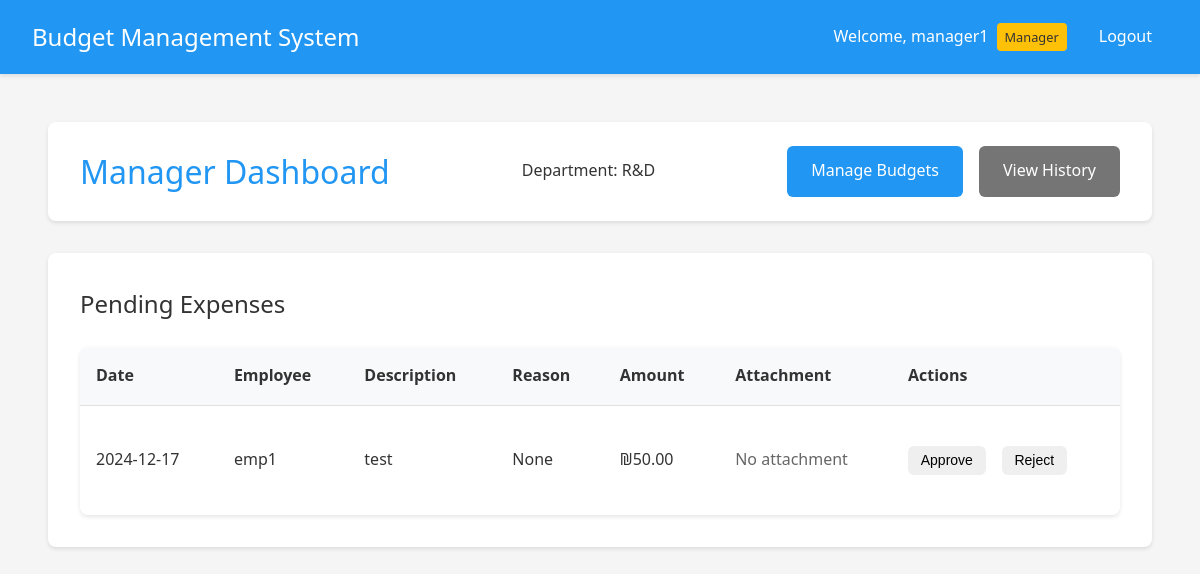
/manager/dashboard (signed in), run on an earlier commit of the app's database.
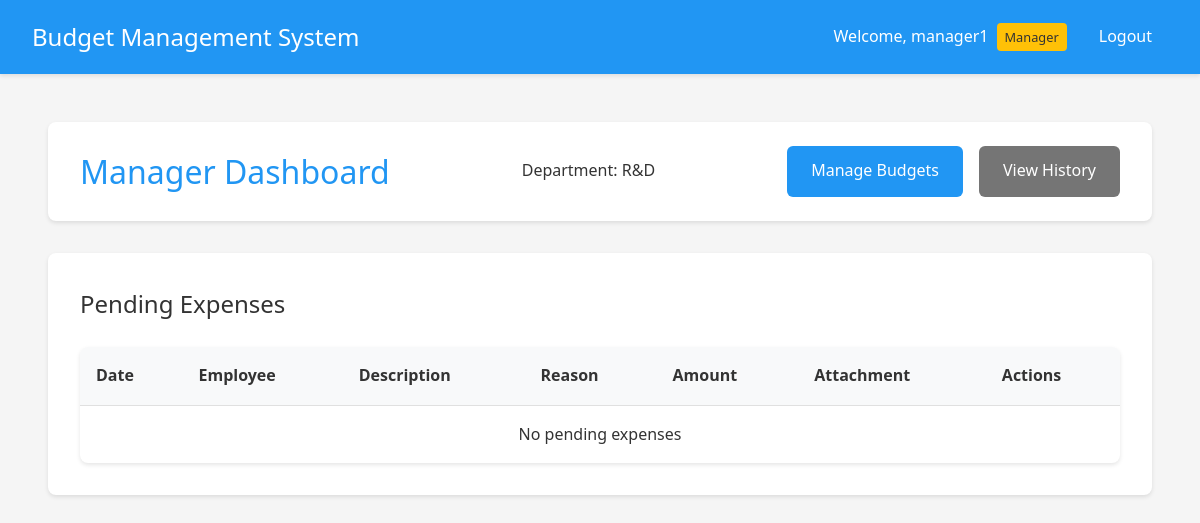
And on a later commit of the database.
### app.py (models this page shows, shortened)
class Expense(db.Model):
    __tablename__ = 'expense'
    id = db.Column(db.Integer, primary_key=True)
    amount = db.Column(db.Float, nullable=False)
    description = db.Column(db.String(200))
    reason = db.Column(db.String(500))  # New field for reason
    date = db.Column(db.DateTime, nullable=False, default=datetime.utcnow)
    status = db.Column(db.String(20), default='pending')
    user_id = db.Column(db.Integer, db.ForeignKey('user.id'), nullable=False)
    subcategory_id = db.Column(db.Integer, db.ForeignKey('subcategory.id'), nullable=False)
    quote_filename = db.Column(db.String(255))
    invoice_filename = db.Column(db.String(255))
    receipt_filename = db.Column(db.String(255))
    manager_id = db.Column(db.Integer, db.ForeignKey('user.id'), nullable=True)
    handled_at = db.Column(db.DateTime, nullable=True)

class User(UserMixin, db.Model):
    __tablename__ = 'user'
    id = db.Column(db.Integer, primary_key=True)
    username = db.Column(db.String(80), unique=True, nullable=False)
    password = db.Column(db.String(120), nullable=False)
    is_manager = db.Column(db.Boolean, default=False)
    is_admin = db.Column(db.Boolean, default=False)
    department_id = db.Column(db.Integer, db.ForeignKey('department.id'))
    status = db.Column(db.String(20), default='active')  # active, inactive, pending
    submitted_expenses = db.relationship('Expense',
                                       primaryjoin='User.id==Expense.user_id',
                                       backref='submitter',
                                       lazy=True)
    handled_expenses = db.relationship('Expense',
                                     primaryjoin='User.id==Expense.manager_id',
                                     backref='handler',
                                     lazy=True)

### app.py (the view)
@app.route('/manager/dashboard')
@login_required
def manager_dashboard():
    if not current_user.is_manager:
        return redirect(url_for('employee_dashboard'))
    if current_user.username == 'admin':
        pending_expenses = Expense.query.join(User, Expense.user_id == User.id)\
            .filter(Expense.status == 'pending').all()
    else:
        pending_expenses = Expense.query.join(User, Expense.user_id == User.id)\
            .filter(
                Expense.status == 'pending',
                User.department_id == current_user.department_id
            ).all()
    return render_template('manager_dashboard.html', expenses=pending_expenses)

### app.py (called while the page is built)
@login_manager.user_loader
def load_user(user_id):
    return User.query.get(int(user_id))

### templates/manager_dashboard.html (shortened to what this page needs)
{% extends "base.html" %}
{% block content %}
<div class="container">
    <header class="dashboard-header">
        <h1>Manager Dashboard</h1>
        <div class="user-info">
            <p>Department: {{ current_user.department.name if current_user.department else 'No Department' }}</p>
        </div>
        <div class="header-actions">
            <a href="{{ url_for('manage_departments') }}" class="button primary">Manage Budgets</a>
            <a href="{{ url_for('expense_history') }}" class="button secondary">View History</a>
        </div>
    </header>
    <div class="card">
        <h2>Pending Expenses</h2>
        <div class="table-responsive">
            <table>
                <thead>
                    <tr>
                        <th>Date</th>
                        <th>Employee</th>
                        <th>Description</th>
                        <th>Reason</th>
                        <th>Amount</th>
                        <th>Attachment</th>
                        <th>Actions</th>
                    </tr>
                </thead>
                <tbody>
                    {% for expense in expenses %}
                    <tr>
                        <td>{{ expense.date.strftime('%Y-%m-%d') }}</td>
                        <td>{{ expense.submitter.username }}</td>
                        <td>{{ expense.description }}</td>
                        <td>{{ expense.reason }}</td>
                        <td>₪{{ "%.2f"|format(expense.amount) }}</td>
                        <td>
                            {% if expense.attachment_filename %}
                                <a href="{{ url_for('download_file', filename=expense.attachment_filename) }}"
                                   class="button secondary small">Download</a>
                            {% else %}
                                <span class="text-muted">No attachment</span>
                            {% endif %}
                        </td>
                        <td class="actions">
                            <form action="{{ url_for('handle_expense', expense_id=expense.id, action='approve') }}" method="post" class="inline-form">
                                <button type="submit" class="button success small">Approve</button>
                            </form>
                            <form action="{{ url_for('handle_expense', expense_id=expense.id, action='reject') }}" method="post" class="inline-form">
                                <button type="submit" class="button danger small">Reject</button>
                            </form>
                        </td>
                    </tr>
                    {% endfor %}
                    {% if not expenses %}
                    <tr>
                        <td colspan="7" class="text-center">No pending expenses</td>
                    </tr>
                    {% endif %}
                </tbody>
            </table>
        </div>
    </div>
</div>
{% endblock %}

What changed in the data, as far as the page shows it:
no longer on this page (row edited): Expense: date "2024-12-17", submitter.username "emp1", description "test", reason "None", amount "50.00"
Also different on the page:
text now shown: "No pending expenses"
